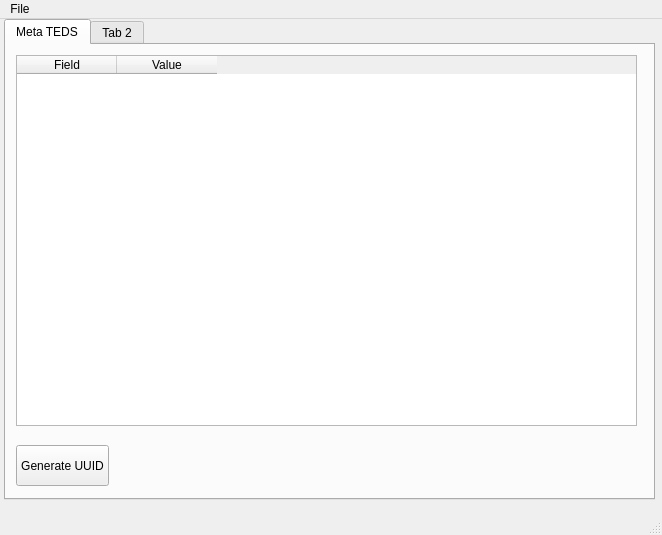
<?xml version="1.0" encoding="UTF-8"?>
<ui version="4.0">
 <class>editorMainWindow</class>
 <widget class="QMainWindow" name="editorMainWindow">
  <property name="geometry">
   <rect>
    <x>0</x>
    <y>0</y>
    <width>662</width>
    <height>535</height>
   </rect>
  </property>
  <property name="windowTitle">
   <string>IEEE 1451.0 TEDS Editor</string>
  </property>
  <widget class="QWidget" name="centralwidget">
   <widget class="QTabWidget" name="metaTedsTab_2">
    <property name="geometry">
     <rect>
      <x>4</x>
      <y>0</y>
      <width>651</width>
      <height>481</height>
     </rect>
    </property>
    <property name="currentIndex">
     <number>0</number>
    </property>
    <widget class="QWidget" name="metaTedsTab">
     <attribute name="title">
      <string>Meta TEDS</string>
     </attribute>
     <widget class="QTableWidget" name="metaTedsTable">
      <property name="geometry">
       <rect>
        <x>10</x>
        <y>10</y>
        <width>621</width>
        <height>371</height>
       </rect>
      </property>
      <column>
       <property name="text">
        <string>Field</string>
       </property>
      </column>
      <column>
       <property name="text">
        <string>Value</string>
       </property>
      </column>
     </widget>
     <widget class="QPushButton" name="pushButton">
      <property name="geometry">
       <rect>
        <x>10</x>
        <y>400</y>
        <width>93</width>
        <height>41</height>
       </rect>
      </property>
      <property name="text">
       <string>Generate UUID</string>
      </property>
     </widget>
    </widget>
    <widget class="QWidget" name="channelTedsTab_2">
     <attribute name="title">
      <string>Tab 2</string>
     </attribute>
    </widget>
   </widget>
  </widget>
  <widget class="QMenuBar" name="menubar">
   <property name="geometry">
    <rect>
     <x>0</x>
     <y>0</y>
     <width>662</width>
     <height>26</height>
    </rect>
   </property>
   <widget class="QMenu" name="menuFile">
    <property name="title">
     <string>File</string>
    </property>
    <addaction name="separator"/>
    <addaction name="actionSave_bin"/>
   </widget>
   <addaction name="menuFile"/>
  </widget>
  <widget class="QStatusBar" name="statusbar"/>
  <action name="actionSave_bin">
   <property name="text">
    <string>Save .bin</string>
   </property>
  </action>
  <action name="actionSabe_xml">
   <property name="text">
    <string>Sabe .xml</string>
   </property>
  </action>
 </widget>
 <resources/>
 <connections/>
</ui>
